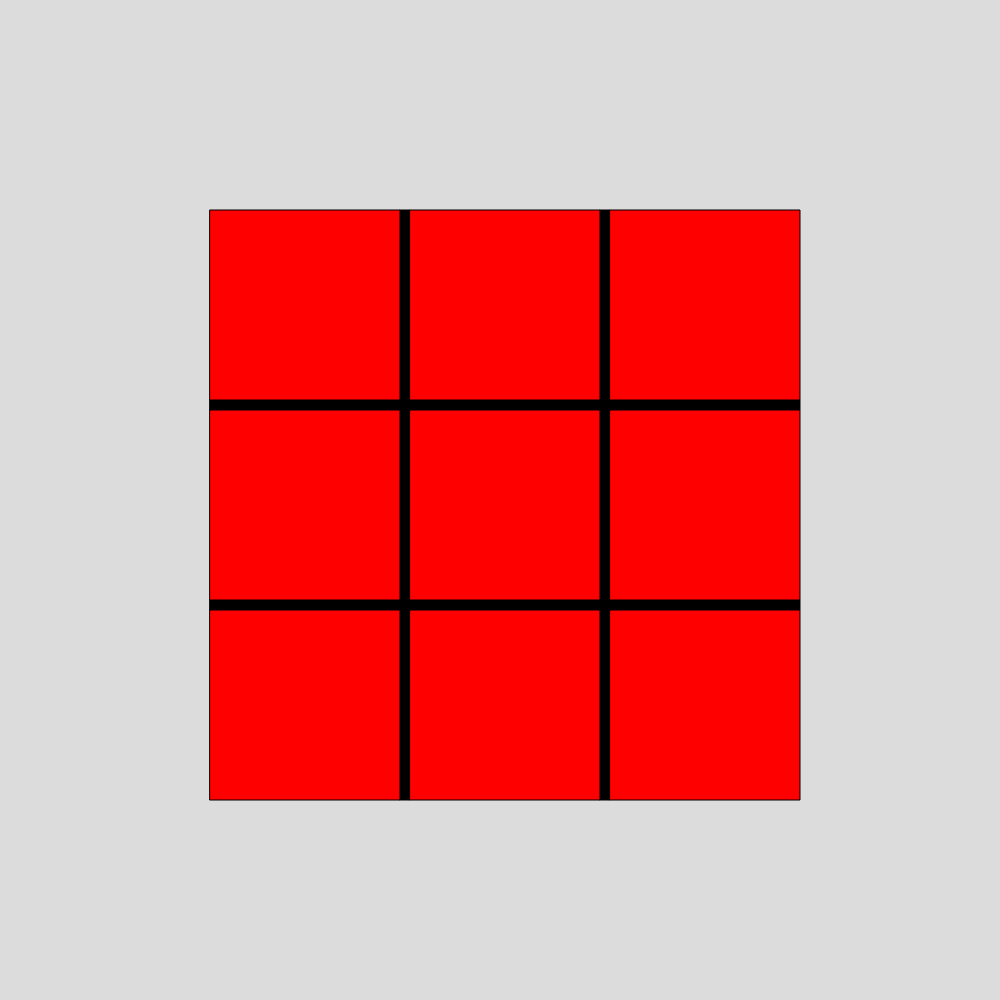
Frame 1 (no input)
Frame 60 (no input): identical to frame 1, image omitted
Frame 120 (the mouse pressed at the canvas centre since frame 60): identical to frame 1, image omitted

The p5.js sketch that drew this single still picture (run headless with seeded random() and noise() and a simulated clock; from frame 60 on, the mouse is pressed at the canvas centre):

// p5.js sketch
// ── sketch.js
function setup() {
  createCanvas(1000, 1000);
}

function draw() {
  background(220);
  fill('black')
  // Verticale lijnen
  rect(400, 210, 10, 590)
  rect(600, 210, 10, 590)
  // Horizontale lijnen 
  rect(210, 400, 590, 10)
  rect(210, 600, 590, 10)
  // Grid Elements
  fill('red')
  rect(210, 210, 190) // 1.1
  rect(410, 210, 190) // 1.2
  rect(610, 210, 190) // 1.3
  rect(210, 410, 190) // 2.1
  rect(410, 410, 190) // 2.2
  rect(610, 410, 190) // 2.3
  rect(210, 610, 190) // 3.1
  rect(410, 610, 190) // 3.2
  rect(610, 610, 190) // 3.3
}
